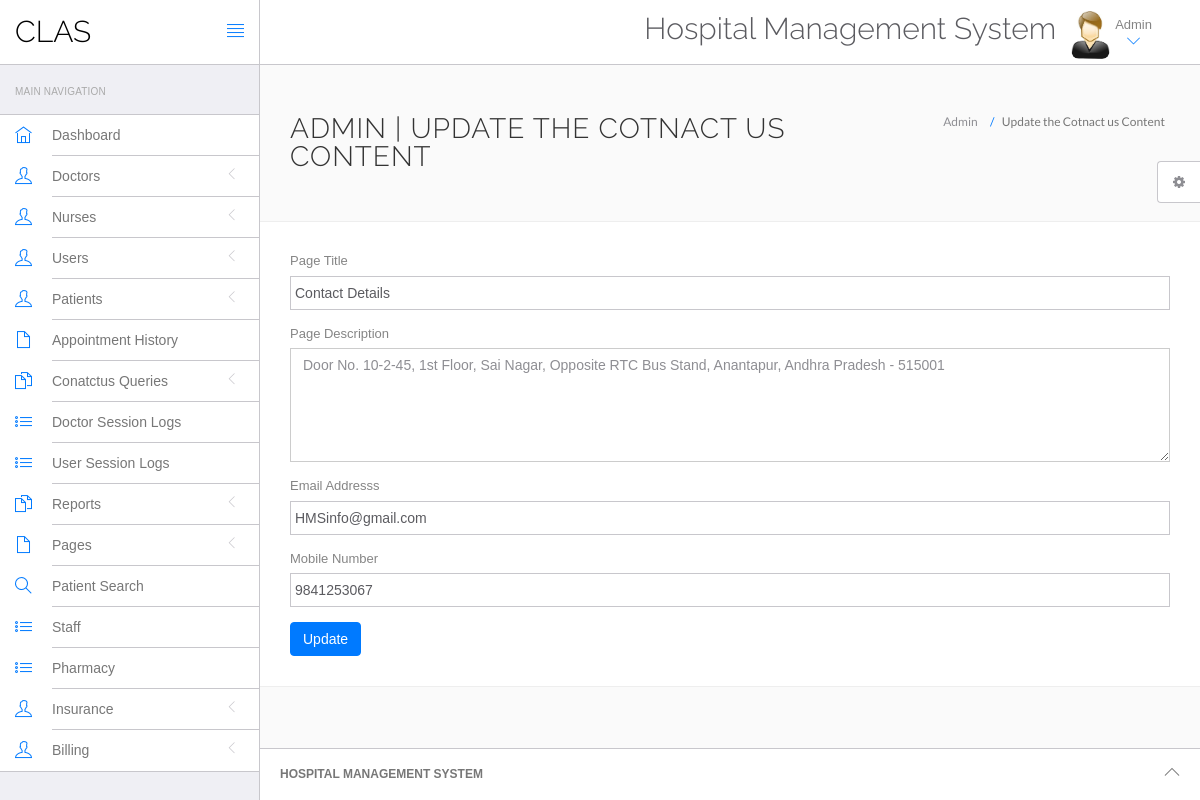
The page /clas/admin/contact.php (signed in) on the database as committed earlier.
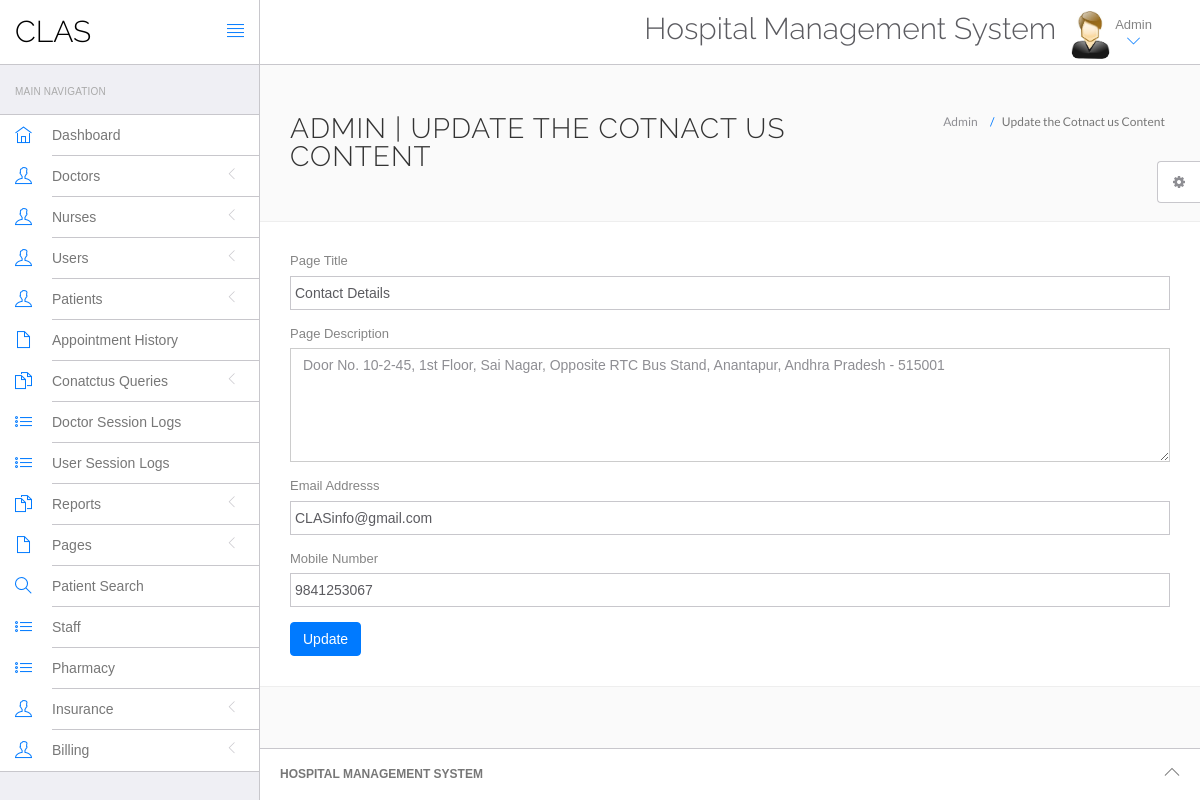
The same page on the database as committed later.
### tables this page shows
CREATE TABLE `tblpage` (
  `ID` int(10) NOT NULL,
  `PageType` varchar(200) DEFAULT NULL,
  `PageTitle` varchar(200) DEFAULT NULL,
  `PageDescription` mediumtext DEFAULT NULL,
  `Email` varchar(120) DEFAULT NULL,
  `MobileNumber` bigint(10) DEFAULT NULL,
  `UpdationDate` timestamp NOT NULL DEFAULT current_timestamp() ON UPDATE current_timestamp(),
  `OpenningTime` varchar(255) DEFAULT NULL
);

### clas/admin/contact.php (the view, shortened to what this page needs)
<?php
include('include/config.php');
if(strlen($_SESSION['id']==0)) {
 header('location:logout.php');
  } else{
?>
<!DOCTYPE html>
<html lang="en">
	<head>
		<link rel="stylesheet" href="vendor/bootstrap/css/bootstrap.min.css">
		<link rel="stylesheet" href="vendor/fontawesome/css/font-awesome.min.css">
		<link rel="stylesheet" href="vendor/themify-icons/themify-icons.min.css">
		<link href="vendor/animate.css/animate.min.css" rel="stylesheet" media="screen">
		<link href="vendor/perfect-scrollbar/perfect-scrollbar.min.css" rel="stylesheet" media="screen">
		<link href="vendor/switchery/switchery.min.css" rel="stylesheet" media="screen">
		<link href="vendor/bootstrap-touchspin/jquery.bootstrap-touchspin.min.css" rel="stylesheet" media="screen">
		<link href="vendor/select2/select2.min.css" rel="stylesheet" media="screen">
		<link href="vendor/bootstrap-datepicker/bootstrap-datepicker3.standalone.min.css" rel="stylesheet" media="screen">
		<link href="vendor/bootstrap-timepicker/bootstrap-timepicker.min.css" rel="stylesheet" media="screen">
		<link rel="stylesheet" href="assets/css/styles.css">
		<link rel="stylesheet" href="assets/css/plugins.css">
		<link rel="stylesheet" href="assets/css/themes/theme-1.css" id="skin_color" />
	</head>
	<body>
		<div id="app">
<?php include('include/sidebar.php');?>
			<div class="app-content">
					<?php include('include/header.php');?>
				<div class="main-content" >
					<div class="wrap-content container" id="container">
						<section id="page-title">
							<div class="row">
								<div class="col-sm-8">
									<h1 class="mainTitle">Admin  | Update the Cotnact us Content</h1>
																	</div>
								<ol class="breadcrumb">
									<li>
										<span>Admin </span>
									</li>
									<li class="active">
										<span>Update the Cotnact us Content</span>
									</li>
								</ol>
							</div>
						</section>
						<div class="container-fluid container-fullw bg-white">
									<div class="row">
								<div class="col-md-12">
          <form class="forms-sample" method="post">
                    <?php
$ret=mysqli_query($con,"select * from  tblpage where PageType='contactus'");
while ($row=mysqli_fetch_array($ret)) {
?>
                    <div class="form-group">
                       <label for="exampleInputUsername1">Page Title</label>
                      <input id="pagetitle" name="pagetitle" type="text" class="form-control" required="true" value="<?php  echo $row['PageTitle'];?>">
                    </div>
                    <div class="form-group">
                      <label for="exampleInputEmail1">Page Description</label>
                      <textarea class="form-control" name="pagedes" id="pagedes" rows="5"><?php  echo $row['PageDescription'];?></textarea>
                    </div>
                    <div class="form-group">
                      <label for="exampleInputUsername1">Email Addresss</label>
                     <input type="email" class="form-control" name="email" value="<?php  echo $row['Email'];?>" required='true'>
                    </div>
                    <div class="form-group">
                      <label for="exampleInputUsername1">Mobile Number</label>
                     <input type="text" class="form-control" name="mobnum" value="<?php  echo $row['MobileNumber'];?>" required='true' maxlength="10" pattern='[0-9]+'>
                    </div>
                    <?php } ?>
                    <button type="submit" class="btn btn-primary mr-2" name="submit">Update</button>
                  </form>
								</div>
							</div>
								</div>
					</div>
				</div>
			</div>
	<?php include('include/footer.php');?>
	<?php include('include/setting.php');?>
		</div>
	</body>
</html>
<?php } ?>

Rows that differ between the two databases and show on the page:
changed tblpage "Contact Details": email "HMSinfo@gmail.com" → "CLASinfo@gmail.com"
